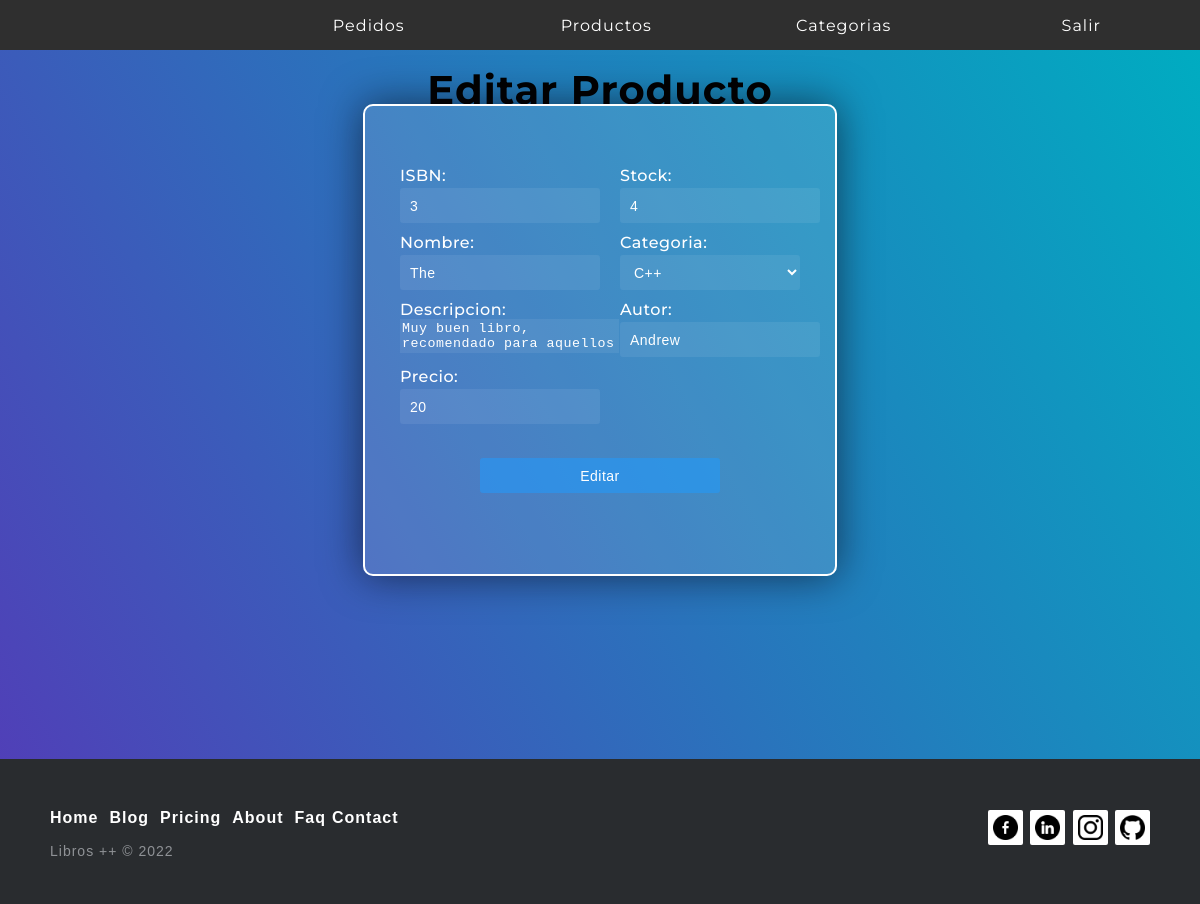
/index.php?controller=Producto&action=editar&isbn=3 (signed in), run on an earlier commit of the app's database.
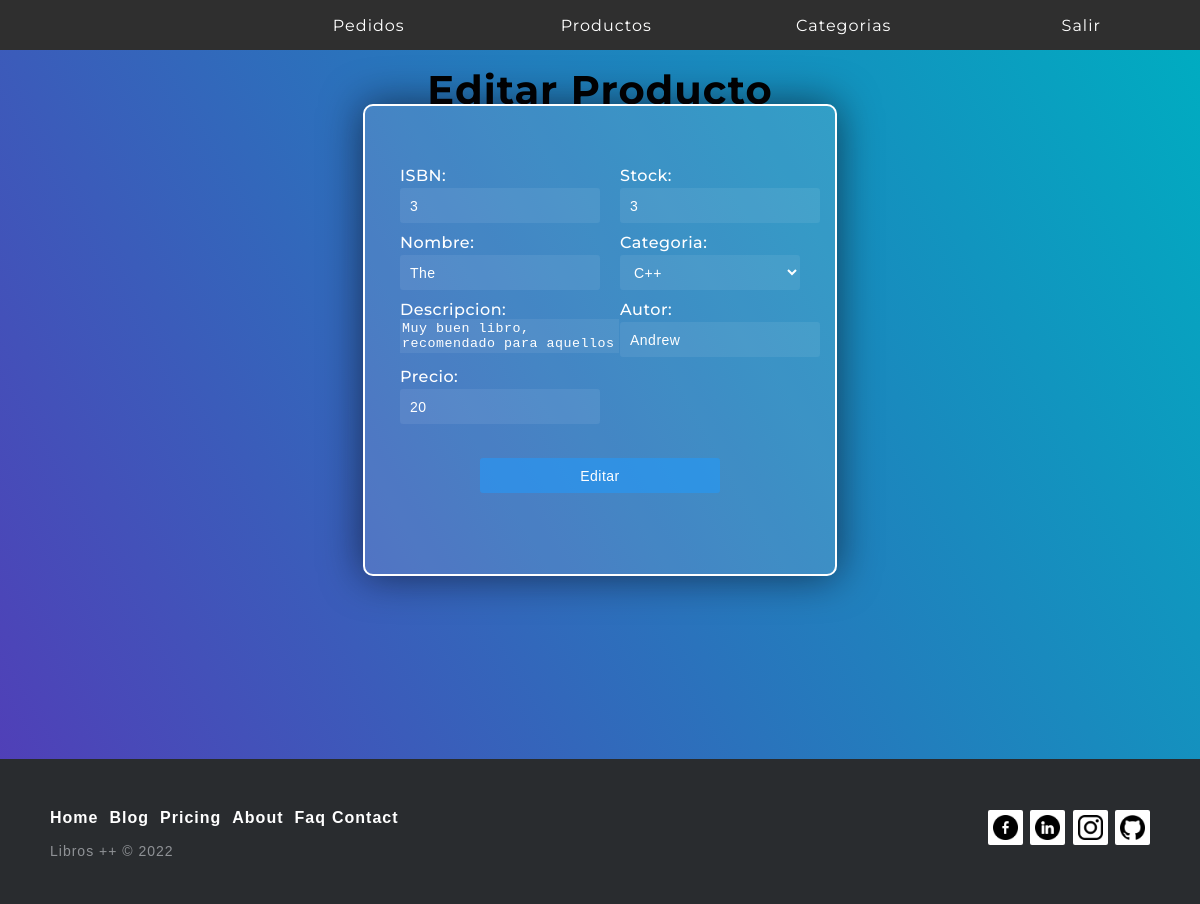
And on a later commit of the database.
### tables this page shows
CREATE TABLE `producto` (
  `ISBN` int(11) NOT NULL,
  `nombre` varchar(30) NOT NULL,
  `descripcion` text NOT NULL,
  `imagen` varchar(50) NOT NULL,
  `precio` float(6,2) NOT NULL,
  `stock` int(11) NOT NULL,
  `categoria` int(11) NOT NULL,
  `autor` varchar(30) NOT NULL,
  `destacado` tinyint(1) NOT NULL DEFAULT 0,
  `estado` tinyint(4) NOT NULL DEFAULT 0
);

### models/database.php (called while the page is built, shortened)
<?php
class Database{
    public function __construct(){
        $servername = "localhost";
        $dbname= "tiendaonline";
        $username = "root";
        $password = "";
		$this->db = new PDO("mysql:host=$servername;dbname=$dbname",$username, $password);
    }
}

### models/producto.php (called while the page is built, shortened)
<?php
    require_once("database.php");
    class Producto extends Database{
        private $isbn;
        public function setIsbn($isbn)
        {
            $this->isbn = $isbn;
        }
            public function listadoProducto(){
            $sql = "SELECT * FROM producto WHERE ISBN = '".$this->isbn."'";
            $rows = $this->db->query($sql);
            return $rows->fetchAll(PDO::FETCH_CLASS);
        }
}
?>

### models/categoria.php (called while the page is built, shortened)
<?php
    require_once("database.php");
    class Categoria extends Database{
        public function mostrarCategorias(){
            $sql = "SELECT * FROM categoria";
            $rows = $this->db->query($sql);
            return  $rows;
        }
}

### views/producto/editar.php (the view)
<div class="header">
    <h1 class='tituloRegistroProducto'>Editar Producto</h1>
    <div class="inner-headerProducto flex">
         <div class="fromGenerico">
            <form action="index.php?controller=Producto&action=editar" method="POST">
                <div style=" float: left; width: 45%; text-align: justify;">
                    <label for='ISBN'>ISBN:</label>
                    <input type="number" name = "isbn" value=<?php echo $lista[0]->ISBN; ?>>
                    <label for='Nombre'>Nombre:</label>
                    <input type="text" name = "nombre" value=<?php echo $lista[0]->nombre; ?>>
                    <label for='Descripcion'>Descripcion:</label>
                    <textarea class="textareaRegistroForm" name="descripcion" rows="2" cols="25"><?php echo $lista[0]->descripcion; ?></textarea>
                    <label for='Precio'>Precio:</label>
                    <input type="number" name = "precio" value=<?php echo $lista[0]->precio; ?>>
                </div>
                <div style="float: right; width: 45%; text-align: justify;">
                    <label for='Stock'>Stock:</label>
                    <input type="number" name = "stock" value=<?php echo $lista[0]->stock; ?>>
                    <label for='Categoria'>Categoria:</label>
                    <select name="categoria" id="categoria" class='selectProducto'>
                        <?php
                        foreach($listaCategorias as $clave => $valor){
                            if($valor['idCategoria'] == $lista[0]->categoria){
                                echo "<option value='".$valor['idCategoria']."' selected class='optionProducto'>".$valor['nombre']."</option>";
                            }else{
                                echo "<option value='".$valor['idCategoria']."' class='optionProducto'>".$valor['nombre']."</option>";
                            }
                        }
                        ?>
                    </select>
                    <label for='Autor'>Autor:</label>
                    <input type="text" name = "autor" value=<?php echo $lista[0]->autor; ?>>
                </div>
                <div class="buttonSubmitProducto">
                    <input type="submit" value="Editar" class="rainbowButton" >
                </div>
            </form>
        </div>
    </div>

What changed in the data, as far as the page shows it:
changed producto id 3: stock "4" → "3"
